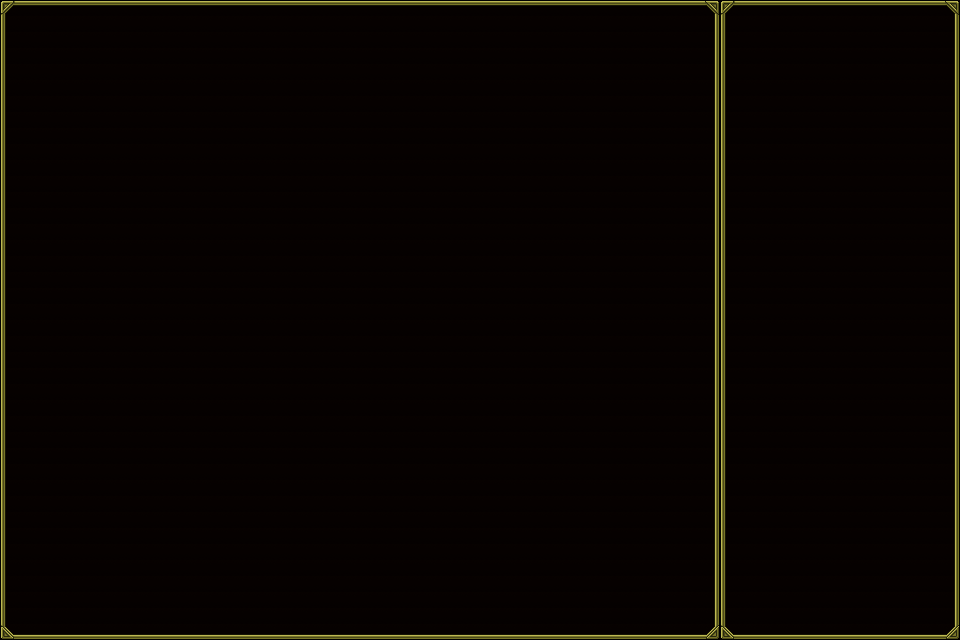

The image is a tile-based game level rendered from a .tmx file. Its description and source (layers, tilesets, objects; grid data summarised) follow:
An orthogonal 60x40 tile map with 16x16 px tiles, 2 tile layers (behind, bront).

<map version="1.0" orientation="orthogonal" width="60" height="40" tilewidth="16" tileheight="16">
 <tileset firstgid="1" name="Window_a_00" tilewidth="16" tileheight="16">
  <image source="Window_a_00.png" width="128" height="128" />
 </tileset>
 <layer name="behind" width="60" height="40" opacity="0.49">
  <data>[2400 cells, 2400 non-empty, 1 distinct tile ids]</data>
 </layer>
 <layer name="bront" width="60" height="40">
  <data>[2400 cells, 272 non-empty, 8 distinct tile ids]</data>
 </layer>
</map>
